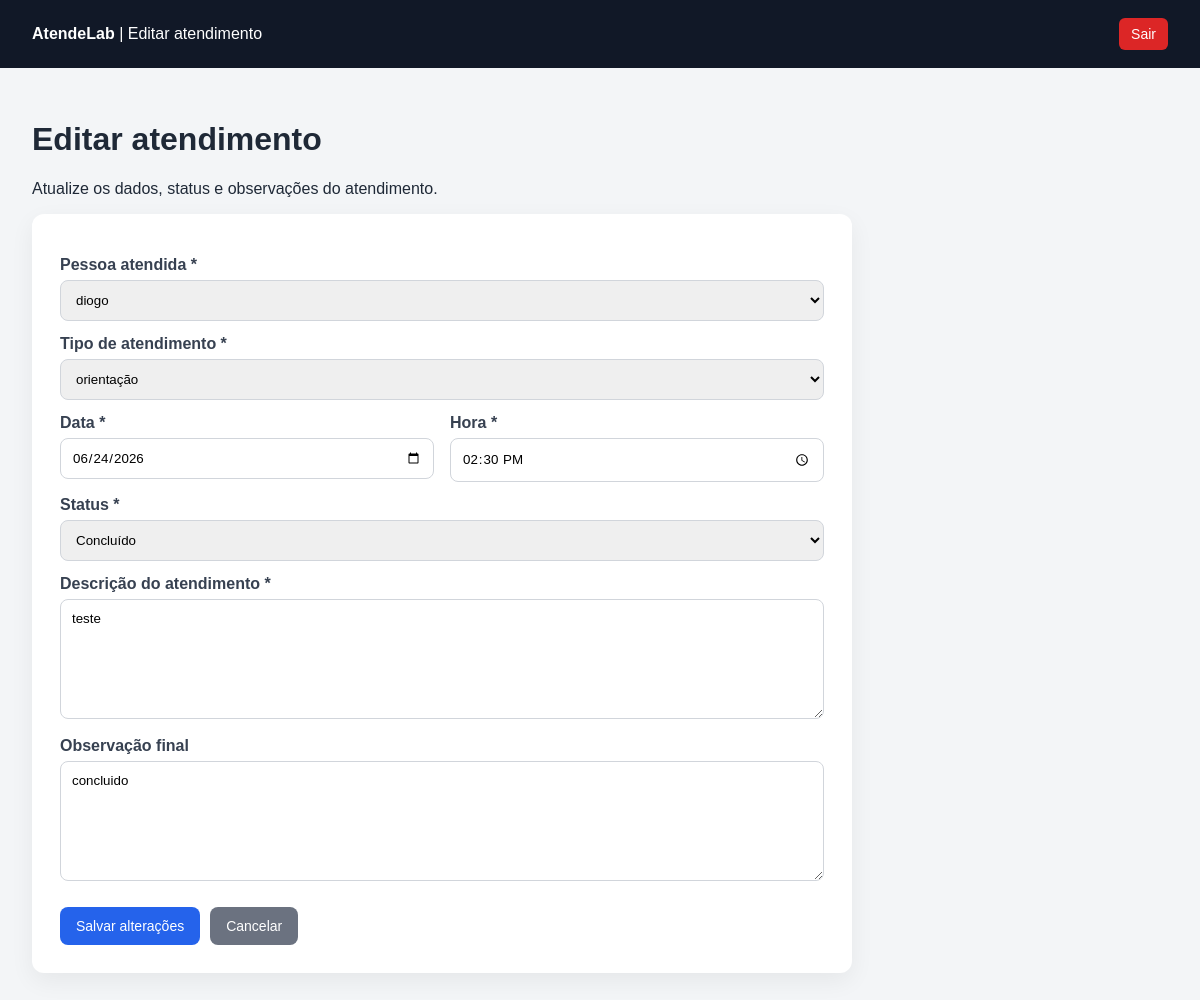
Page /atendimentos/editar.php?id=3 (signed in) on the committed database.
### tables this page shows
CREATE TABLE `atendimentos` (
  `id` int(11) NOT NULL,
  `pessoa_id` int(11) NOT NULL,
  `tipo_atendimento_id` int(11) NOT NULL,
  `usuario_id` int(11) NOT NULL,
  `data_atendimento` date NOT NULL,
  `hora_atendimento` time NOT NULL,
  `descricao` text NOT NULL,
  `observacao` text DEFAULT NULL,
  `status` enum('aberto','em_andamento','concluido') DEFAULT 'aberto',
  `criado_em` timestamp NOT NULL DEFAULT current_timestamp(),
  `horario_atendimento` time DEFAULT NULL,
  `observacao_final` text DEFAULT NULL,
  `atualizado_em` timestamp NOT NULL DEFAULT current_timestamp() ON UPDATE current_timestamp()
);

CREATE TABLE `pessoas` (
  `id` int(11) NOT NULL,
  `nome` varchar(150) NOT NULL,
  `documento` varchar(30) NOT NULL,
  `email` varchar(150) NOT NULL,
  `telefone` varchar(20) DEFAULT NULL,
  `curso` varchar(120) DEFAULT NULL,
  `periodo` varchar(20) DEFAULT NULL,
  `status` enum('ativo','inativo') DEFAULT 'ativo',
  `criado_em` timestamp NOT NULL DEFAULT current_timestamp(),
  `observacoes` text DEFAULT NULL,
  `atualizado_em` timestamp NOT NULL DEFAULT current_timestamp() ON UPDATE current_timestamp()
);

CREATE TABLE `tipos_atendimentos` (
  `id` int(11) NOT NULL,
  `nome` varchar(100) NOT NULL,
  `descricao` text DEFAULT NULL,
  `status` enum('ativo','inativo') DEFAULT 'ativo',
  `criado_em` timestamp NOT NULL DEFAULT current_timestamp(),
  `atualizado_em` timestamp NOT NULL DEFAULT current_timestamp() ON UPDATE current_timestamp()
);

### atendimentos/editar.php (the view, shortened to what this page needs)
<?php
require_once __DIR__ . '/../config/database.php';
$id = $_GET['id'] ?? null;
$pessoas = $pdo->query("SELECT id, nome FROM pessoas WHERE status = 'ativo' ORDER BY nome ASC")->fetchAll(PDO::FETCH_ASSOC);
$tipos = $pdo->query("SELECT id, nome FROM tipos_atendimentos WHERE status = 'ativo' ORDER BY nome ASC")->fetchAll(PDO::FETCH_ASSOC);
$sql = "SELECT * FROM atendimentos WHERE id = :id LIMIT 1";
$stmt = $pdo->prepare($sql);
$stmt->bindParam(':id', $id);
$stmt->execute();
$atendimento = $stmt->fetch(PDO::FETCH_ASSOC);
?>
<!DOCTYPE html>
<html lang="pt-br">
<head>
</head>
<body>
<header>
    <div>
        <strong>AtendeLab</strong>
        <span> | Editar atendimento</span>
    </div>
    <a href="../logout.php">Sair</a>
</header>
<main>
    <h1>Editar atendimento</h1>
    <p>Atualize os dados, status e observações do atendimento.</p>
    <div class="card">
        <form method="POST" action="">
            <label for="pessoa_id">Pessoa atendida *</label>
            <select id="pessoa_id" name="pessoa_id" required>
                <?php foreach ($pessoas as $pessoa): ?>
                    <option value="<?php echo $pessoa['id']; ?>" <?php echo $atendimento['pessoa_id'] == $pessoa['id'] ? 'selected' : ''; ?>>
                        <?php echo htmlspecialchars($pessoa['nome']); ?>
                    </option>
                <?php endforeach; ?>
            </select>
            <label for="tipo_atendimento_id">Tipo de atendimento *</label>
            <select id="tipo_atendimento_id" name="tipo_atendimento_id" required>
                <?php foreach ($tipos as $tipo): ?>
                    <option value="<?php echo $tipo['id']; ?>" <?php echo $atendimento['tipo_atendimento_id'] == $tipo['id'] ? 'selected' : ''; ?>>
                        <?php echo htmlspecialchars($tipo['nome']); ?>
                    </option>
                <?php endforeach; ?>
            </select>
            <div class="linha">
                <div>
                    <label for="data_atendimento">Data *</label>
                    <input type="date" id="data_atendimento" name="data_atendimento" value="<?php echo htmlspecialchars($atendimento['data_atendimento']); ?>" required>
                </div>
                <div>
                    <label for="hora_atendimento">Hora *</label>
                    <input type="time" id="hora_atendimento" name="hora_atendimento" value="<?php echo substr($atendimento['hora_atendimento'], 0, 5); ?>" required>
                </div>
            </div>
            <label for="status">Status *</label>
            <select id="status" name="status" required>
                <option value="concluido" <?php echo $atendimento['status'] === 'concluido' ? 'selected' : ''; ?>>Concluído</option>
            </select>
            <label for="descricao">Descrição do atendimento *</label>
            <textarea id="descricao" name="descricao" required><?php echo htmlspecialchars($atendimento['descricao']); ?></textarea>
            <label for="observacao">Observação final</label>
            <textarea id="observacao" name="observacao"><?php echo htmlspecialchars($atendimento['observacao']); ?></textarea>
            <div class="botoes">
                <button class="btn" type="submit">Salvar alterações</button>
                <a class="btn btn-secundario" href="index.php">Cancelar</a>
            </div>
        </form>
    </div>
</main>
</body>
</html>

### atendimentos/editar.php (style rules this page uses)
body { margin: 0; font-family: Arial, sans-serif; background: #f3f5f7; color: #1f2937; }
header { background: #111827; color: #ffffff; padding: 18px 32px; display: flex; justify-content: space-between; align-items: center; }
header a { color: #ffffff; text-decoration: none; background: #dc2626; padding: 8px 12px; border-radius: 6px; font-size: 14px; }
main { padding: 32px; max-width: 820px; }
.card { background: #ffffff; padding: 28px; border-radius: 12px; box-shadow: 0 8px 24px rgba(0, 0, 0, 0.06); }
label { display: block; margin-top: 14px; margin-bottom: 6px; font-weight: bold; color: #374151; }
input, select, textarea { width: 100%; padding: 11px; border: 1px solid #d1d5db; border-radius: 8px; box-sizing: border-box; font-family: Arial, sans-serif; }
textarea { min-height: 120px; resize: vertical; }
.linha { display: grid; grid-template-columns: 1fr 1fr; gap: 16px; }
.botoes { margin-top: 22px; display: flex; gap: 10px; }
.btn { background: #2563eb; color: #ffffff; padding: 11px 16px; border-radius: 8px; text-decoration: none; border: none; cursor: pointer; font-size: 14px; }
.btn-secundario { background: #6b7280; }

### rows in the picture
atendimentos: pessoa_id "diogo", tipo_atendimento_id "orientação", data_atendimento "06/24/2026", hora_atendimento "14:30", status "Concluído", descricao "teste", observacao "concluido"
